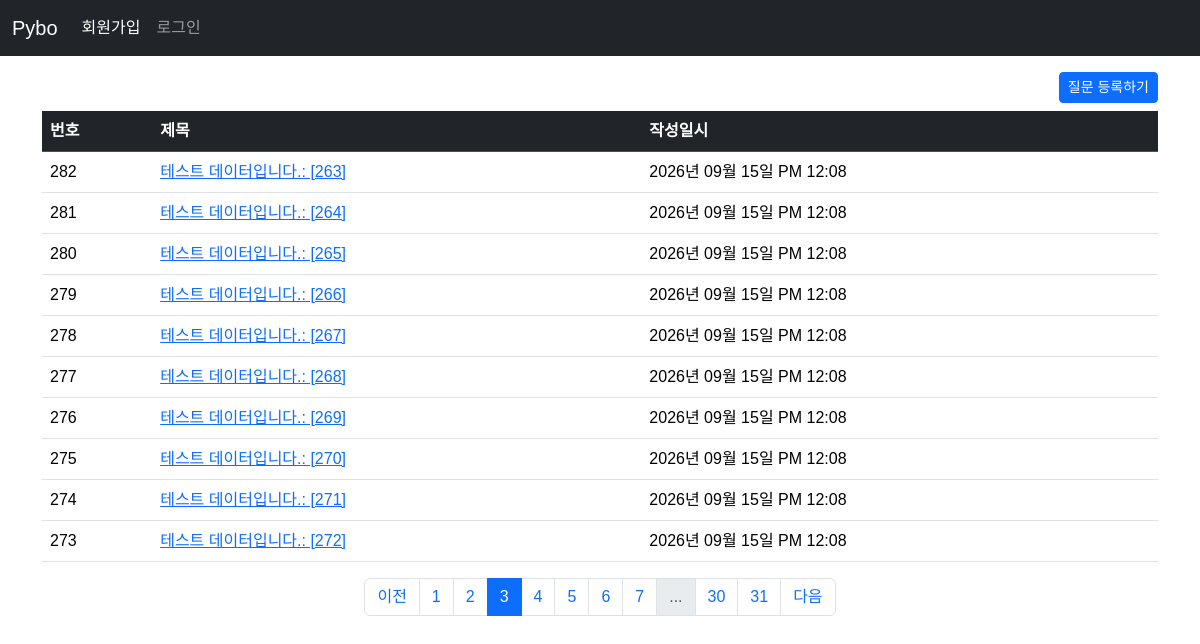
The page /question/list?page=3 on the database its author committed.
### pybo/models.py (models this page shows)
class Question(db.Model):
    id = db.Column(db.Integer, primary_key=True)
    subject = db.Column(db.String(200), nullable=False)
    content = db.Column(db.Text, nullable=False)
    create_date = db.Column(db.DateTime, nullable=False)

### pybo/views/question_views.py (the view)
@bp.route('/list')
def _list():
    page = request.args.get('page', default=1, type=int)  # url parameter ?page=1
    question_list = Question.query.order_by(Question.create_date.desc())
    question_list = question_list.paginate(page=page, per_page=10)  # 페이징 구현
    return render_template('question/question_list.html', question_list=question_list)

### pybo/filter.py (called while the page is built)
def format_datetime(value, fmt='%Y년 %m월 %d일 %p %I:%M'):
    return value.strftime(fmt)

### pybo/templates/question/question_list.html (shortened to what this page needs)
{% extends 'base.html' %}
{% block content %}
<div class="container my-3">
    <div class="text-end">
        <a href="{{ url_for('question.create') }}" class="btn btn-primary btn-sm mb-2">질문 등록하기</a>
    </div>
    <table class="table table-hover">
      <thead>
        <tr class="table-dark">
            <th>번호</th>
            <th>제목</th>
            <th>작성일시</th>
        </tr>
      </thead>
      <tbody>
        {% if question_list %}
        {% for question in question_list.items %}
        <tr>
          <td>{{ question_list.total - ((question_list.page - 1) * question_list.per_page) - loop.index0 }}</td>
          <td>
              <a href="{{ url_for('question.detail', question_id=question.id) }}">{{question.subject}}</a>
          </td>
          <td>{{ question.create_date | datetime }}</td>
        </tr>
        {% endfor %}
        {% else %}
        <tr>
            <td colspan="3">질문이 없습니다.</td>
        </tr>
        {% endif %}
      </tbody>
    </table>
    <nav aria-label="...">
      <ul class="pagination justify-content-center">
        {% if question_list.has_prev %}
        <li class="page-item"><a href="?page={{ question_list.prev_num }}" class="page-link">이전</a></li>
        {% else %}
        <li class="page-item disabled">
            <a href="javascript:void(0)" class="page-link" aria-disabled="ture">이전</a>
        </li>
        {% endif %}
        {% for page_num in question_list.iter_pages() %}
        {% if page_num %}
        {% if page_num != question_list.page %}
        <li class="page-item"><a class="page-link" href="?page={{ page_num }}">{{ page_num }}</a></li>
        {% else %}
        <li class="page-item active">
          <a class="page-link" href="javascript:void(0)" aria-current="page">{{ page_num }}</a>
        </li>
        {% endif %}
        {% else %}
        <li class="page-item disabled"><a class="page-link" href="javascript:void(0)">...</a></li>
        {% endif %}
        {% endfor %}
        {% if question_list.has_next %}
        <li class="page-item"><a class="page-link" href="?page={{ question_list.next_num }}">다음</a></li>
        {% else %}
        <li class="page-item disabled">
            <a class="page-link" href="javscript:void(0)" aria-disabled="ture">다음</a>
        </li>
        {% endif %}
      </ul>
    </nav>
</div>
{% endblock %}

### pybo/static/style.css (style rules this page uses)
body { font-family: "Noto Sans KR", sans-serif; font-weight: 400; }

### rows shown on the page
Question: total "282", subject "테스트 데이터입니다.: [263]", create_date "2026년 09월 15일 PM 12:08"
Question: total "281", subject "테스트 데이터입니다.: [264]", create_date "2026년 09월 15일 PM 12:08"
Question: total "280", subject "테스트 데이터입니다.: [265]", create_date "2026년 09월 15일 PM 12:08"
Question: total "279", subject "테스트 데이터입니다.: [266]", create_date "2026년 09월 15일 PM 12:08"
Question: total "278", subject "테스트 데이터입니다.: [267]", create_date "2026년 09월 15일 PM 12:08"
Question: total "277", subject "테스트 데이터입니다.: [268]", create_date "2026년 09월 15일 PM 12:08"
Question: total "276", subject "테스트 데이터입니다.: [269]", create_date "2026년 09월 15일 PM 12:08"
Question: total "275", subject "테스트 데이터입니다.: [270]", create_date "2026년 09월 15일 PM 12:08"
Question: total "274", subject "테스트 데이터입니다.: [271]", create_date "2026년 09월 15일 PM 12:08"
Question: total "273", subject "테스트 데이터입니다.: [272]", create_date "2026년 09월 15일 PM 12:08"

### other values the page prints
{{ page_num }} "1" "2" "4" "5" "6" "7" "30" "31"
{{ page_num }} "3"
